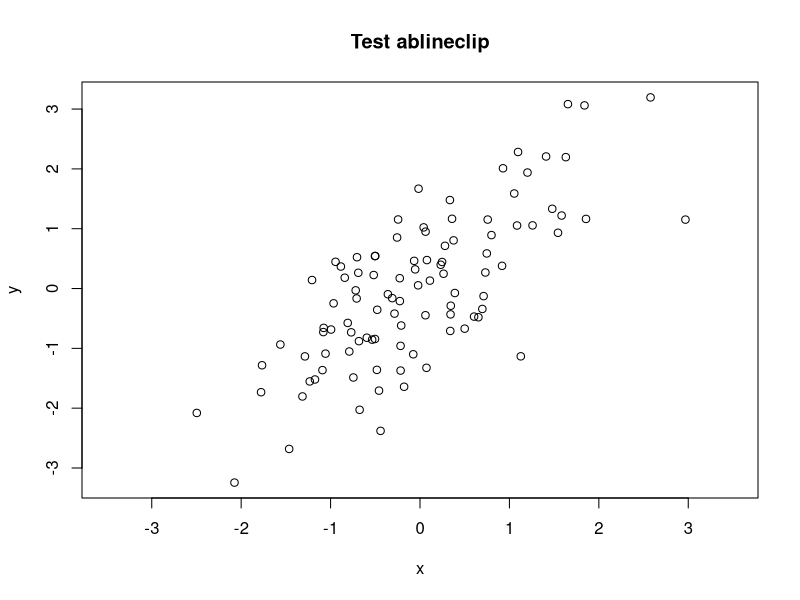

Write R code to recreate this figure. (Note: this script raises an error after producing the figure.)
# The plotrix demo in roughly alphabetical order
# Press <Enter> to advance through the demo,
# Ctrl-C (Linux) or Esc (Windows) to exit
par(ask=TRUE)
x <- rnorm(100)
y <- x + rnorm(100)
lmfit <- lm(y~x)
plot(x,y,xlim=c(-3.5,3.5),main="Test ablineclip")
ablineclip(lmfit,x1=-2,x2=2,lty=2)
ablineclip(h=0,x1=-2,x2=2,lty=3,col="red")
ablineclip(v=0,y1=-2.5,y2=1.5,lty=4,col="green")
testdf<-data.frame(Before=c(10,7,5),During=c(8,6,2),After=c(5,3,4))
rownames(testdf)<-c("Red","Green","Blue")
barp(testdf,main="Test addtable2plot",ylab="Value",
 names.arg=colnames(testdf),col=2:4)
addtable2plot(2,8,testdf,bty="o",display.rownames=TRUE,hlines=TRUE,
 title="The table")
plot(0,xlim=c(1,5),ylim=c(1,5),main="Test of arctext",xlab="",ylab="",
 type="n")
arctext("bendy like spaghetti",center=c(3,3),col="blue")
arctext("bendy like spaghetti",center=c(3,3),radius=1.5,start=pi,cex=2)
arctext("bendy like spaghetti",center=c(3,3),radius=0.5,
 start=pi/2,stretch=1.2)
plot(3:10,main="Axis break test")
# put a break at the default axis and position
axis.break()
axis.break(2,2.9,style="zigzag")
twogrp<-c(rnorm(10)+4,rnorm(10)+20)
gap.plot(twogrp,gap=c(8,16),xlab="Index",ylab="Group values",
 main="Two separated groups with gap axis break",
 col=c(rep(2,10),rep(3,10)),ytics=c(3,5,18,20))
legend(12,6,c("Low group","High group"),pch=1,col=2:3)
plot(1:10*0.001,1:10*100,axes=FALSE,xlab="",ylab="",main="Axis multipliers")
box()
axis.mult(1,mult=0.001)
axis.mult(2,mult=100)
cat1<-sample(LETTERS[1:4],40,TRUE)
cat2<-paste(cat1,sample(1:4,40,TRUE),sep="")
cat3<-paste(cat2,sample(letters[1:4],40,TRUE),sep="")
hcats<-data.frame(cat1,cat2,cat3)
barhier(hcats,col=c("#ff8080","#dddd80","#80ff80","#8080ff"),
 main="Hierarchical count chart",fade=TRUE)
par(mar=c(5,5,4,2))
happyday<-data.frame(Monday=c(2.3,3.4),Tuesday=c(2.8,3.3),Wednesday=c(3.2,3.1),
Thursday=c(3.6,2.8),Friday=c(4.2,2.6),Saturday=c(4.5,2.9),Sunday=c(4.1,2.8))
happylabels<-c("Utterly dashed","Rather mopey","Indifferent","Somewhat elated",
 "Euphoric")
barp(happyday,names.arg=names(happyday),legend.lab=c("Slaves","Unemployed"),
 legend.pos="e",col=c("#ee7700","#3333ff"),
 main="Test of barp, staxlab and color.legend",
 xlab="Day of week",ylab="Happiness rating",ylim=c(1,5),staxx=TRUE,staxy=TRUE,
 height.at=1:5,height.lab=happylabels,cex.axis=0.9,cylindrical=TRUE,
 shadow=TRUE)
par(mar=c(5,4,4,2))
x<-rnorm(10)
y<-rnorm(10)
plot(x,y,type="p",main="Test of boxed.labels")
nums<-c("one","two","three","four","five","six","seven","eight","nine","ten")
boxed.labels(x,y-0.1,nums)
test.df<-data.frame(a=rnorm(80)+4,b=rnorm(80)+4,c=rep(LETTERS[1:4],each=20),
 d=rep(rep(letters[1:4],each=4),5))
bp<-brkdn.plot("a","c","d",test.df,main="Test of brkdn.plot",
 mct="median",md="mad",xlab="Temperature range", ylab="Cognition",
 xaxlab=c("10-15","16-20","21-25","25-30"),pch=1:4,lty=1:4,col=1:4)
es<-emptyspace(bp)
legend(es,legend=c("Sydney","Gosford","Karuah","Brisbane"),pch=1:4,
 col=1:4,lty=1:4,xjust=0.5,yjust=0.5)
testcp<-list("",40)
for(i in 1:40) testcp[[i]]<-rnorm(sample(1:8,1)*50)
segs<-get.segs(testcp)
centipede.plot(segs,main="Test centipede plot",vgrid=0)
xy.mat<-cbind(sample(1:10,200,TRUE),sample(1:10,200,TRUE))
clusteredpoints<-
 cluster.overplot(xy.mat,col=rep(c("red","green"),each=100))
plot(clusteredpoints,col=clusteredpoints$col,
 main="Cluster overplot test")
xy.mat<-cbind(sample(1:10,200,TRUE),sample(1:10,200,TRUE))
count.overplot(xy.mat,main="Count overplot test",
 xlab="X values",ylab="Y values")
 par(mar=c(7,4,4,6))
testcol<-color.gradient(c(0,1),0,c(1,0),nslices=5)
col.labels<-c("Cold","Warm","Hot")
color2D.matplot(matrix(rnorm(100),nrow=10),c(1,0),0,c(0,1),
 main="Test color2D.matplot with color.legend")
color.legend(11,6,11.8,9,col.labels,testcol,gradient="y")
color.legend(10.2,2,11,5,col.labels,testcol,align="rb",gradient="y")
color.legend(0.5,-2,3.5,-1.2,col.labels,testcol)
color.legend(7,-1.8,10,-1,col.labels,testcol,align="rb",col=testcol[c(1,3,5)])
par(mar=c(5,4,4,2))
x<-c(0,cumsum(rnorm(99)))
y<-c(0,cumsum(rnorm(99)))
xydist<-sqrt(x*x+y*y)
plot(x,y,main="Random walk plot (color.scale.lines)",xlab="X",ylab="Y",type="n")
color.scale.lines(x,y,c(1,1,0),0,c(0,1,1),colvar=xydist,lwd=2)
boxed.labels(x,y,labels=1:100,border=FALSE,cex=0.5)
testlen<-rnorm(24)*2+5
testpos<-0:23+rnorm(24)/4
clock24.plot(testlen[7:19],testpos[7:19],
 main="Test Clock24 daytime (symbols)",
 point.col="blue",rp.type="s",lwd=3)
par(mar=c(5,4,4,2))
x<-seq(1,100)
y<-sin(x/5)+x/20
clplot(x,y,main="Test of clplot")
data(mtcars)
mysubset<-mtcars[substr(dimnames(mtcars)[[1]],1,1)=="M",c("mpg","hp","wt","disp")]
diamondplot(mysubset,name="Test of diamondplot")
x <- rpois(100,10)
dotplot.mtb(x,yaxis=TRUE,main="Test of dotplot.mtb")
plot(1:10, asp = 1,main="Test draw.arc")
draw.arc(5, 5, 1:10/10, deg2 = 1:10*10, col = "blue")
draw.arc(8, 8, 1:10/10, deg2 = 1:10*10, col = 1:10)
plot(1:5,seq(1,10,length=5),type="n",xlab="",ylab="",main="Test draw.circle")
draw.circle(2,2,0.5,border="purple",lty=1,lwd=1)
draw.circle(2.5,8,0.6,border="red",lty=3,lwd=3)
draw.circle(4,3,0.7,border="green",lty=1,lwd=1)
draw.circle(3.5,7,0.8,border="blue",lty=2,lwd=2)
x<-rnorm(10)
y<-rnorm(10)
plot(x,y,main="Find the empty space",xlab="X",ylab="Y")
es<-emptyspace(x,y)
boxed.labels(es,labels="Here is the\nempty space")
iucn.df<-data.frame(area=c("Africa","Asia","Europe","N&C America",
 "S America","Oceania"),threatened=c(5994,7737,1987,4716,5097,2093))
fan.plot(iucn.df$threatened,max.span=pi,
 labels=paste(iucn.df$area,iucn.df$threatened,sep="-"),
 main="Threatened species by geographical area (fan.plot)",ticks=276)
feather.plot(0.6+rnorm(8)/5,seq(0,7*pi/4,by=pi/4),1:8,
 main="Test of feather.plot",xlab="Time",ylab="Value")
plot(1:5,type="n",main="Floating Pie test",xlab="",ylab="",axes=FALSE)
box()
polygon(c(0,0,5.5,5.5),c(0,3,3,0),border="#44aaff",col="#44aaff")
floating.pie(1.7,3,c(2,4,4,2,8),radius=0.5,
 col=c("#ff0000","#80ff00","#00ffff","#44bbff","#8000ff"))
floating.pie(3.1,3,c(1,4,5,2,8),radius=0.5,
 col=c("#ff0000","#80ff00","#00ffff","#44bbff","#8000ff"))
floating.pie(4,1.5,c(3,4,6,7),radius=0.5,
 col=c("#ff0066","#00cc88","#44bbff","#8000ff"))
draw.circle(3.9,2.1,radius=0.04,col="white")
draw.circle(3.9,2.1,radius=0.04,col="white")
draw.circle(3.9,2.1,radius=0.04,col="white")
draw.circle(4,2.3,radius=0.04,col="white")
draw.circle(4.07,2.55,radius=0.04,col="white")
draw.circle(4.03,2.85,radius=0.04,col="white")
text(c(1.7,3.1,4),c(3.7,3.7,3.7),c("Pass","Pass","Fail"))
Ymd.format<-"%Y/%m/%d"
gantt.info<-list(labels=
 c("First task","Second task","Third task","Fourth task","Fifth task"),
 starts=
 as.POSIXct(strptime(
 c("2004/01/01","2004/02/02","2004/03/03","2004/05/05","2004/09/09"),
 format=Ymd.format)),
 ends=
 as.POSIXct(strptime(
 c("2004/03/03","2004/05/05","2004/05/05","2004/08/08","2004/12/12"),
 format=Ymd.format)),
 priorities=c(1,2,3,4,5))
vgridpos<-as.POSIXct(strptime(c("2004/01/01","2004/02/01","2004/03/01",
 "2004/04/01","2004/05/01","2004/06/01","2004/07/01","2004/08/01",
 "2004/09/01","2004/10/01","2004/11/01","2004/12/01"),format=Ymd.format))
vgridlab<-
 c("Jan","Feb","Mar","Apr","May","Jun","Jul","Aug","Sep","Oct","Nov","Dec")
gantt.chart(gantt.info,main="Calendar date Gantt chart (2004)",
 priority.legend=TRUE,vgridpos=vgridpos,vgridlab=vgridlab,hgrid=TRUE)
twogrp<-c(rnorm(10)+4,rnorm(10)+20)
gap.barplot(twogrp,gap=c(8,16),xlab="Index",ytics=c(3,6,17,20),
 ylab="Group values",main="Test gap.barplot")
twovec<-list(vec1=c(rnorm(30),-6),vec2=c(sample(1:10,40,TRUE),20))
gap.boxplot(twovec,gap=list(top=c(12,18),bottom=c(-5,-3)),
 main="Test gap.boxplot")
twogrp<-c(rnorm(5)+4,rnorm(5)+20,rnorm(5)+5,rnorm(5)+22)
gpcol<-c(2,2,2,2,2,3,3,3,3,3,4,4,4,4,4,5,5,5,5,5)
gap.plot(twogrp,gap=c(8,16),xlab="Index",ylab="Group values",
 main="Test gap.plot",col=gpcol)
plot(0:10,type="n",axes=FALSE,main="Test gradient.rect")
gradient.rect(1,0,3,6,reds=c(1,0),
 greens=c(seq(0,1,length=10),seq(1,0,length=10)),
 blues=c(0,1),gradient="y")
gradient.rect(4,0,6,6,c(seq(0,1,length=10),rep(1,10)),
 c(rep(1,10),seq(1,0,length=10)),c(0,0),gradient="y")
gradient.rect(7,0,9,6,col=smoothColors("red",38,"blue"),border=NA)
druguse<-matrix(c(sample(c(0,1),200,TRUE),
 sample(c(0,1),200,TRUE),
 sample(c(0,1),200,TRUE),
 sample(c(0,1),200,TRUE)),ncol=4)
colnames(druguse)<-c("Alc","Tob","THC","Amp")
druglist<-makeIntersectList(druguse)
intersectDiagram(druglist)
l <- list(runif(10)*10,1:10,c(1,1,1,1,4,8))
multhist(l,main="Test of multhist")
windagg<-matrix(c(8,0,0,0,0,0,0,0,4,6,2,1,6,3,0,4,2,8,5,3,5,2,1,1,
 5,5,2,4,1,4,1,2,1,2,4,0,3,1,3,1),nrow=5,byrow=TRUE)
oz.windrose(windagg,legend.pos=-27,main="Australian BoM wind rose")
pieval<-c(2,4,6,8)
pielabels<-
 c("We hate\n pies","We oppose\n  pies","We don't\n  care","We just love pies")
pie3D(pieval,radius=0.9,labels=pielabels,explode=0.1,main="3D PIE OPINIONS")
sex<-sample(c("M","F"),100,TRUE)
hair<-sample(c("Blond","Black","Brown","Red"),100,TRUE)
eye<-sample(c("Blue","Black","Brown","Green"),100,TRUE)
charac<-data.frame(sex=sex,hair=hair,eye=eye)
characlist<-makeDendrite(charac)
plot.dendrite(characlist,names(charac),main="Test dendrogram",cex=0.8)
qnt<-rpois(365,2)
qtdates<-seq(as.Date("2007-01-01"),as.Date("2007-12-31"),by=1)
qnt[c(30,60,90,120,150,180,210,240,270,300,330,360)]<-rep(8,length.out=12)
qt.plot(qnt,as.numeric(qtdates),xlab="Number of days interval",
ylab="Standard drinks per session",main="Test qt.plot")
posmat<-matrix(sample(2:9,30,TRUE),nrow=3)
radial.plot(posmat,labels=paste("X",1:10,sep=""),rp.type="p",
 main="Spiderweb plot (radial.plot)",line.col=2:4,show.grid=FALSE,lwd=1:3,
 radial.lim=c(0,10))
x <- runif(20)
y <- runif(20)
revaxis(x,y,yside=4,main="Test revaxis")
x <- c(0.1,0.1,0.1,0.1,0.1,0.2,0.2,0.2,0.2,0.3,0.3)
y <- c( 1,  1,  1,  1,  2,  2,  2,  3,  3,  4,  5 )
plot(x,y)
sizeplot(x,y,main="Test sizeplot")
soils.sw.percent<-data.frame(
 Sand=c(67,67,66,67,36,25,24,59,27,9,8,8,20,
 45,50,56,34,29,39,41,94,98,97,93,96,99),
 Silt=c(17,16,9,8,39,48,54,27,46,70,68,68,66,
 34,30,24,48,53,46,48,2,2,2,4,1,1),
 Clay=c(16,17,25,25,25,27,22,14,27,21,24,24,
 14,21,20,20,18,18,15,11,4,0,1,3,3,0))
soils.sw.cols <- c(1, 1, 1, 1, 2, 2, 2, 2, 2, 3, 3,
 3, 3, 4, 4, 4, 5, 5, 5, 5, 6, 6, 6, 6, 6, 6)
soils.sw.names <- c("Ardington","Astrop","Atrim",
 "Banbury","Beacon","Beckfoot")
soil.texture.uk(soils.sw.percent,
 main = "Ternary Diagram for Some Soils from South West England",
 col.lines = "black", col.names = "black", show.grid = TRUE,
 col.grid = "blue", lty.grid = 2,  pch = 16, cex = 1.0,
 col.symbols = soils.sw.cols, h1 = NA, h3 = NA, t1 = NA,
 t3 = NA , lwduk = 2, xpos = NA, ypos = NA,
 snames = NA, cexuk = 1.1)
legend("topleft", legend = soils.sw.names, col = 1:max(soils.sw.cols),
 pch = 16, cex = 1.1, title = "Location", bty = "n")
fpkids<-data.frame(Food=c("Fatty/sugary","Fruit","Starchy","Meat",
 "Proc.meat","Eggs","Fish","Dairy","Vegetables"),
 Female=c(4.21,4.22,3.98,3.57,3.55,3.46,3.34,3.26,3.13),
 Male=c(4.35,4.13,4.02,3.9,3.81,3.64,3.45,3.27,2.96))
plot(rep(1,9),fpkids$Female,xlim=c(0.8,2.2),
 ylim=range(c(fpkids$Female,fpkids$Male)),xlab="Sex",xaxt="n",
 ylab="Preference rating",main="Children's food preferences by sex",
 col="red")
axis(1,at=1:2,labels=c("Female","Male"))
points(rep(2,9),fpkids$Male,col="blue",pch=2)
spread.labels(rep(1:2,each=9),c(fpkids$Female,fpkids$Male),
 fpkids$Food,between=TRUE,linecol=c("red","blue"))
testx<-matrix(abs(rnorm(100)),nrow=10)
stackpoly(matrix(cumsum(testx),nrow=10),main="Test Stackpoly I",
 xaxlab=c("One","Two","Three","Four","Five",
 "Six","Seven","Eight","Nine","Ten"),border="black",staxx=TRUE)
sample_size<-c(500,-72,428,-94,334,-45,289)
totals<-c(TRUE,FALSE,TRUE,FALSE,TRUE,FALSE,TRUE)
labels<-c("Contact list","Uncontactable","","Declined","","Ineligible",
 "Final sample")
staircase.plot(sample_size,totals,labels,
 main="Acquisition of the sample (staircase.plot)",
 total.col="gray",inc.col=2:4,bg.col="#eeeebb",direction="s")
x<-rnorm(20)
y<-rnorm(20)
xlim<-range(x)
xspace<-(xlim[2]-xlim[1])/20
xlim<-c(xlim[1]-xspace,xlim[2]+xspace)
ylim<-range(y)
yspace<-(ylim[2]-ylim[1])/20
ylim<-c(ylim[1]-yspace,ylim[2]+yspace)
plotlabels<-
 c("one","two","three","four","five","six","seven","eight","nine","ten",
 "eleven","twelve","thirteen","fourteen","fifteen","sixteen","seventeen",
 "eighteen","nineteen","twenty")
plot(x=x,y=y,xlim=xlim,ylim=ylim,main="Test thigmophobe.labels")
thigmophobe.labels(x,y,plotlabels,col=c(2:6,8:12))
data(soils)
triax.return<-triax.plot(soils[1:6,],main="Test triax.plot",
 show.grid=TRUE,show.legend=TRUE,col.symbols=1:6,pch=4)
par(triax.return$oldpar)
twoord.plot(2:10,seq(3,7,by=0.5)+rnorm(9),
 1:15,rev(60:74)+rnorm(15),xlab="Sequence",
 ylab="Ascending values",rylab="Descending values")
tab.title("Test of twoord.plot and tab.title",tab.col="yellow",radius=0.5)
o<-matrix(rep(pi*seq(0.1,0.8,by=0.1),7),ncol=8,byrow=TRUE)
m<-matrix(rnorm(56)+4,ncol=8,byrow=TRUE)
plot(0,xlim=c(0.7,8.3),ylim=c(0.7,7.3),type="n",
 main="Test vector.field with lengthKey")
vectorField(o,m,vecspec="rad")
lengthKey(0.3,-0.5,c(0,5,10),0.24)
zoomInPlot(rnorm(100),rnorm(100),rxlim=c(-1,1),rylim=c(-1,1),
 zoomtitle="Zoom In Plot")
par(ask=FALSE)
